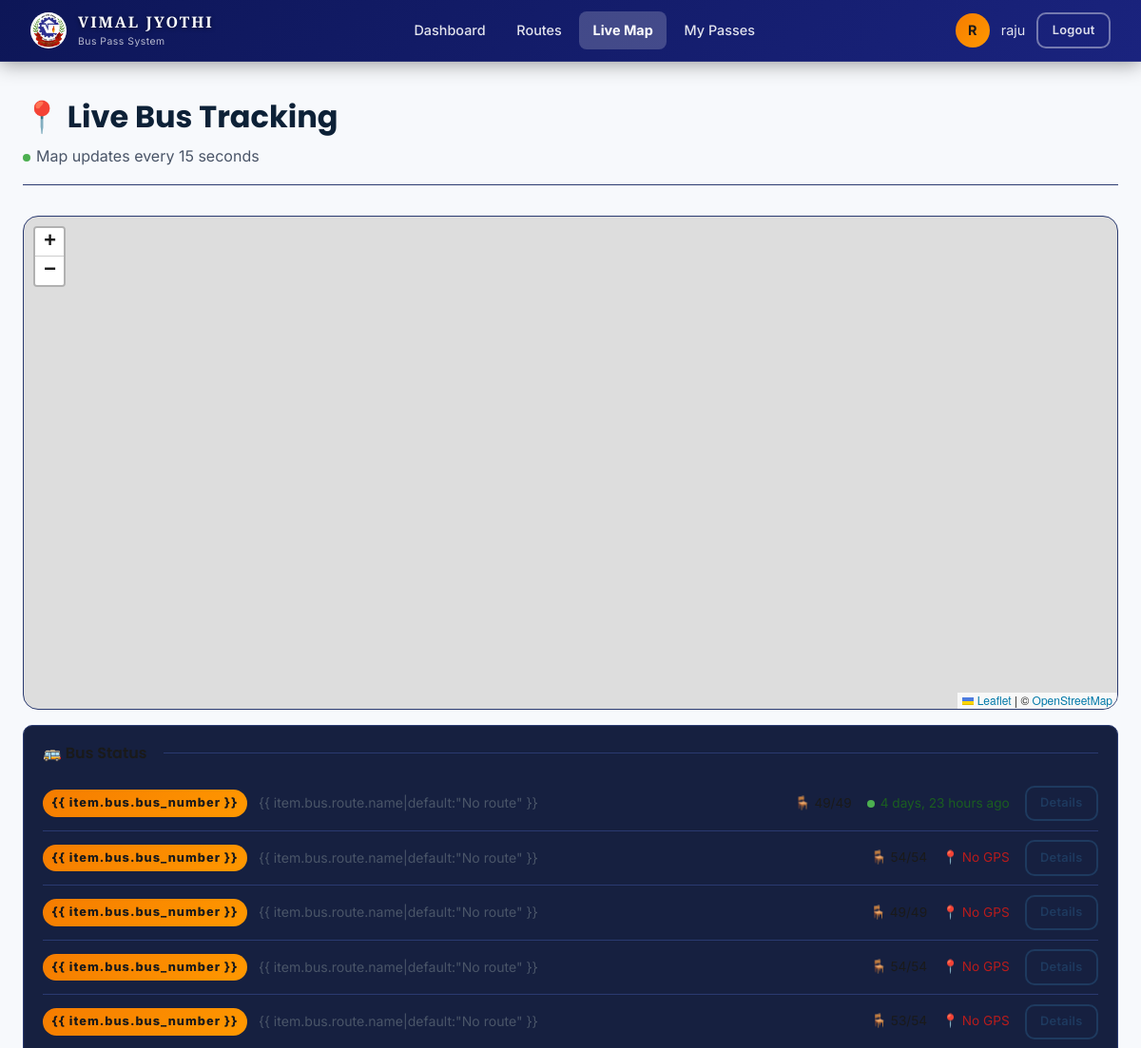
The page /map/ (signed in, upper part) on the database as committed earlier.
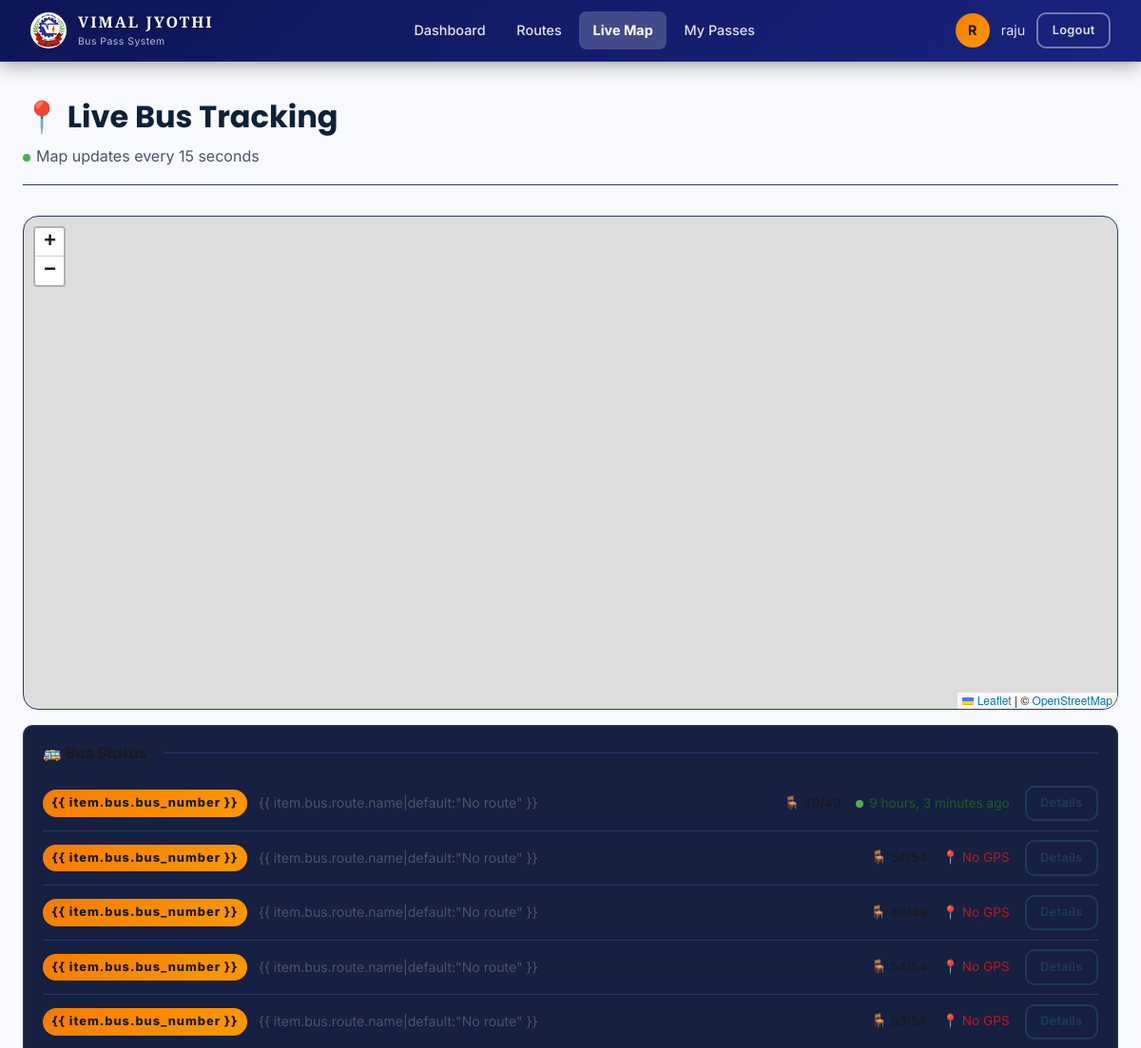
The same page on the database as committed later.
### core/models.py (models this page shows, shortened)
class Bus(models.Model):
    BUS_TYPE_CHOICES = [
        ('college', 'College Bus'),
        ('tourist', 'Tourist Bus'),
    ]
    bus_number = models.CharField(max_length=20, unique=True)
    route = models.ForeignKey(Route, on_delete=models.SET_NULL, null=True, blank=True, related_name='buses')
    capacity = models.PositiveIntegerField(default=49)
    current_occupancy = models.PositiveIntegerField(default=0)
    bus_type = models.CharField(max_length=10, choices=BUS_TYPE_CHOICES, default='college')
    driver_name = models.CharField(max_length=100, blank=True)
    driver_phone = models.CharField(max_length=15, blank=True)
    driver = models.ForeignKey(
        User, on_delete=models.SET_NULL, null=True, blank=True,
        related_name='assigned_bus',
        help_text='Driver user account assigned to this bus'
    )
    is_active = models.BooleanField(default=True)
    latitude = models.DecimalField(max_digits=10, decimal_places=7, null=True, blank=True)
    longitude = models.DecimalField(max_digits=10, decimal_places=7, null=True, blank=True)
    is_tracking = models.BooleanField(default=False, help_text='True while driver is sharing location')
    created_at = models.DateTimeField(auto_now_add=True)
    class Meta:
        ordering = ['bus_number']
    @property
    def available_seats(self):
        return max(0, self.capacity - self.current_occupancy)

class GPSLocation(models.Model):
    bus = models.ForeignKey(Bus, on_delete=models.CASCADE, related_name='gps_locations')
    latitude = models.DecimalField(max_digits=10, decimal_places=7)
    longitude = models.DecimalField(max_digits=10, decimal_places=7)
    speed = models.FloatField(default=0.0, help_text="Speed in km/h")
    timestamp = models.DateTimeField(auto_now_add=True)
    class Meta:
        ordering = ['-timestamp']
        get_latest_by = 'timestamp'

### core/views.py (the view)
# urls.py: path('map/', views.map_view, name='map'),
@auth_required
def map_view(request):
    buses = Bus.objects.filter(is_active=True).select_related('route')
    buses_with_gps = []
    for bus in buses:
        gps = GPSLocation.objects.filter(bus=bus).order_by('-timestamp').first()
        buses_with_gps.append({'bus': bus, 'gps': gps})
    return render(request, 'core/map.html', {'buses_with_gps': buses_with_gps})

### core/views.py (called while the page is built, shortened)
def auth_required(view_func):
    @never_cache
    @functools.wraps(view_func)
    def wrapper(request, *args, **kwargs):
        return view_func(request, *args, **kwargs)
    return wrapper

### core/templates/core/map.html (shortened to what this page needs)
{% extends 'core/base.html' %}
{% block extra_head %}
<link rel="stylesheet" href="https://unpkg.com/leaflet@1.9.4/dist/leaflet.css" />
{% endblock %}
{% block content %}
<div class="main-content fade-up">
    <div class="page-header">
        <h1>📍 Live Bus Tracking</h1>
        <p><span class="live-dot"></span>Map updates every 15 seconds</p>
    </div>
    <div id="bus-map"></div>
    <div class="map-legend" style="margin-top:1rem">
        <div class="section-title" style="font-size:1rem;margin-bottom:0.75rem">🚌 Bus Status</div>
        <div id="busStatusList">
            {% for item in buses_with_gps %}
            <div
                style="display:flex;align-items:center;justify-content:space-between;padding:0.6rem 0;border-bottom:1px solid var(--border)">
                <div style="display:flex;align-items:center;gap:0.75rem">
                    <span class="bus-number-badge" style="font-size:0.8rem;padding:0.25rem 0.6rem">{{
                        item.bus.bus_number }}</span>
                    <span style="color:var(--text-muted);font-size:0.88rem">{{ item.bus.route.name|default:"No route"
                        }}</span>
                </div>
                <div style="display:flex;align-items:center;gap:1rem;font-size:0.85rem">
                    <span>🪑 {{ item.bus.available_seats }}/{{ item.bus.capacity }}</span>
                    {% if item.gps %}
                    <span style="color:#81c784"><span class="live-dot"></span>{{ item.gps.timestamp|timesince }}
                        ago</span>
                    {% else %}
                    <span style="color:#ef9a9a">📍 No GPS</span>
                    {% endif %}
                    <a href="{% url 'bus_detail' item.bus.id %}" class="btn btn-outline btn-sm">Details</a>
                </div>
            </div>
            {% empty %}
            <p style="color:var(--text-muted);text-align:center;padding:1rem">No active buses found.</p>
            {% endfor %}
        </div>
    </div>
</div>
{% endblock %}

Rows that differ between the two databases and show on the page:
changed Bus: gps.timestamp "4 days, 23 hours" → "9 hours, 3 minutes"
